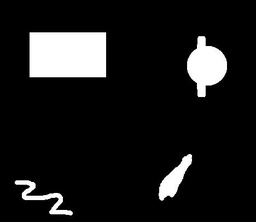
#> input picture resources/sample_images/binary_shapes.jpg, 256 x 222 px, shrunk from 468 x 405 before the run
$ python sample.py
#> lines starting #> are read from the running program, lines starting #| are printed output that depends on the picture; after the words box and inside, x2 and y2 are one past the last pixel; in counts of white or black regions, pixels touching at a corner belong together
#> further down, img is the input picture: shape (222, 256, 3); min 0, max 255, mean 27.1
### source/conversion.py
import numpy as np
from .utils import check_dimension, check_dtype, convert_dtype, clip_to_uint


def rgb_to_gray(image):
    check_dimension(image,3)
    shape=image.shape
#> shape = (222, 256, 3)

    image=    image.astype(np.float64)

    applied=np.apply_along_axis(lambda x: x[0] *0.299 + x[1]*0.587 + x[2]*0.114,2,image )

    return clip_to_uint(applied)


### source/utils.py

import numpy as np

VALID_DTYPES= (np.uint8, np.float64)

def check_dimension(array,ndim):

    if not isinstance(array,np.ndarray):
        raise TypeError("Passed array is not a numpy ndarray")

    if array.ndim != ndim:
        raise ValueError("Array ndim: {array.ndim} isn't equal to {ndim}")


def check_2D(array):
    return check_dimension(array,2)

# [18 lines left out: functions check_dtype, convert_dtype, not called in this run]


def clip_to_uint(array):
    clipped=np.clip(array,0,255)
    return clipped.astype(np.uint8)


### source/points.py
import numpy as np
from .utils import check_2D, check_dimension, check_dtype, convert_dtype, clip_to_uint


def check_number(value):

    if not (isinstance(value, float) or isinstance(value,int) ):
        raise ValueError("Value is not a number")


# [44 lines left out: functions validate, add, image_multiply, substract_images, not called in this run]


def gamma_correction(img,gamma):
    image=np.copy(image)
    return clip_to_uint(img**gamma)


# [8 lines left out: function normalize_image, not called in this run]


def binarize_image(image,  threshold, btype="lower", threshold2=None, middle_value=None):
#> called with threshold = 40, btype = 'lower'
    check_dimension(image,2)

    #TODO check threshold

    check_number(threshold)
    image=np.copy(image)
    if btype not in ["lower","upper","both","histeresis"]:
        raise ValueError("Invalid btype passed to binarize_image")

    if btype == "lower":
        upper_id= image>threshold
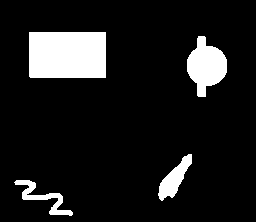
#> upper_id: shape (222, 256) bool; 11.1% white; 4 white regions, box (x1, y1, x2, y2) and area: (29, 32, 106, 78) 3541, (187, 36, 227, 97) 1502, (158, 154, 192, 201) 674, (14, 180, 73, 216) 566
        image[upper_id]=255
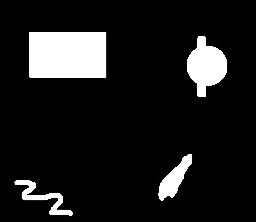
#> image: shape (222, 256); min 0, max 255, mean 28.4
        image[~upper_id]=0

    elif btype=='upper':
        upper_id= image<threshold
        image[upper_id]=255
        image[~upper_id]=0
    elif btype == 'both':
        #check threshold2
        upper_id= image> threshold2
        lower_id=image< threshold


        if middle_value is not None:
            middle_id= np.argwhere((image<threshold2) & (image> threshold))
            image[middle_id]=middle_value

        image[upper_id]=255
        image[lower_id]=0

    return image


# [7 lines left out: function negate_binary, not called in this run]

### source/geometrical.py
import numpy as np
from .utils import check_2D, check_dimension

def _calc_rotation_point(x,y,angle,center):
    angle=np.radians(angle)
    cos=np.cos(angle)
    sin=np.sin(angle)
    x_diff= x-center[0 ]
    y_diff= y- center[1]

    return (cos*x_diff - sin * y_diff + center[0] ,sin*x_diff + cos * y_diff + center[1] )

def _is_in_image(image,point):
    col,row=point
    n_row,n_col=image.shape

    return row>=0 and row<n_row and col>=0 and col<n_col

def _interpolate(image,point):

    x_nearest= np.floor(point[0])
    x_nearest= (x_nearest, x_nearest+1)
    y_nearest= np.floor(point[1])
    y_nearest= (y_nearest, y_nearest+1)

    min=np.Infinity
    min_point=None
    point=np.asanyarray(point)
    for x in x_nearest:
        for y in y_nearest:
            point2=np.array((x,y))
            if not  _is_in_image(image,point2):
                continue
            dist=np.linalg.norm(point-point2)
            if dist< min:
                min=dist
                min_point=point2

    if min_point is None:
        return 0
    min_point=np.floor(min_point).astype(np.int0)

    if not _is_in_image(image,min_point):
               return 0

    return image[min_point[1],min_point[0] ]


def rotate_image(image, angle):
#> called with angle = 90
    check_2D(image)
    nrow,ncol=image.shape
#> nrow = 222; ncol = 256
    center=( ncol//2,nrow//2) # x,y
#> center = (128, 111)
    rotated=np.zeros(image.shape)

    for row_i in range(nrow):
        for col_i in range(ncol):
            input_point= _calc_rotation_point(col_i,row_i,-angle,center ) # inverse mapping
            rotated[row_i,col_i]=  _interpolate(image,input_point)
#> this loop made 222 passes
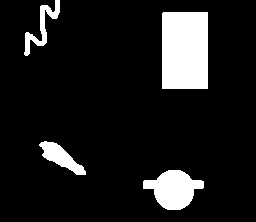
#> rotated: shape (222, 256) float64; 11% white; 4 white regions, box (x1, y1, x2, y2) and area: (162, 12, 208, 89) 3541, (143, 170, 204, 210) 1502, (39, 141, 86, 175) 674, (24, 0, 60, 56) 556

    return rotated


def rotate_image_90(image):
    return rotate_image(image,90)

# [39 lines left out: functions _padd_column, _padd_row, padd_image, not called in this run]


### source/morphological.py


from matplotlib import transforms
import numpy as np
from source.geometrical import rotate_image,padd_image, rotate_image_90
from source.points import binarize_image, substract_images
from .utils import check_2D, check_dimension, check_dtype, clip_to_uint, convert_dtype
import source.built_in_filters as built_in_filters


# [52 lines left out: functions _check_origin_range, calc_padding, padd_image_to_structure, _min_max_filter, not called in this run]


def validate_morphological(func):
    # [21 lines left out: function wrapper, not called in this run]

    return wrapper


def _erosion(image,structure, origin):

    return _min_max_filter(image, structure, origin, min=True)


def _dilation(image,  structure, origin):

    return _min_max_filter(image, structure, origin, min=False)


@validate_morphological
def erosion(image, size=None, structure=None, origin=None):
    return _erosion(image, size, structure, origin)


@validate_morphological
def dilation(image, size=None, structure=None, origin=None):
    return _dilation(image, size, structure, origin)


# [41 lines left out: functions opening, closing, find_extrema, structure_fit, not called in this run]


def imageChanged(image, image2):
    return np.any(image!=image2)

# [61 lines left out: functions _validate_structures_same_shape, _convert_to_list, prune, not called in this run]


def skeleton(image, structures=(built_in_filters.skeleton,), rotate=False, origin=(1, 1), iterations=1, stop=False, padding_mode='reflect', background_level=None):

    return prune(image, structures, rotate=rotate, origin=origin, iterations=iterations, stop=stop, padding_mode=padding_mode, background=background_level)

### sample.py
import numpy as np
from matplotlib import image

from matplotlib import pyplot
from source.conversion import rgb_to_gray
from source.edge_detection import edge
from source.points import *
from source.geometrical import *
from source.filters import *
import source.built_in_filters as filters
from source.morphological import dilation, erosion, find_extrema, opening,closing, prune, skeleton

def show_img_effect(before,after, cmap_before=None,cmap_after=None, diff=False):

#> called with cmap_before = 'gray', cmap_after = 'gray', diff = False
    if diff:
        fig,(ax1,ax2,ax3)=pyplot.subplots(1,3)
    else:
        fig,(ax1,ax2)=pyplot.subplots(1,2)


    ax1.imshow(before,cmap=cmap_before)
    ax2.imshow(after,cmap=cmap_after)

    if diff:
        ax3.imshow(substract_images(before,after), cmap='gray')
    pyplot.show()
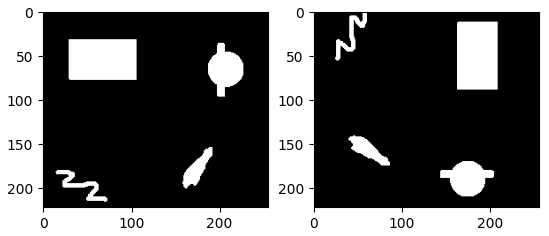
#> figure drawn by matplotlib, 2 panels

def show_img_effect_gray(before,after, diff=False):

    show_img_effect(before,after,cmap_before='gray',cmap_after='gray',diff=diff)


img = image.imread("./resources/sample_images/binary_shapes.jpg")
img=rgb_to_gray(img)
img=binarize_image(img, 40)

rotated=rotate_image(img,90 )
show_img_effect_gray(img,rotated)
